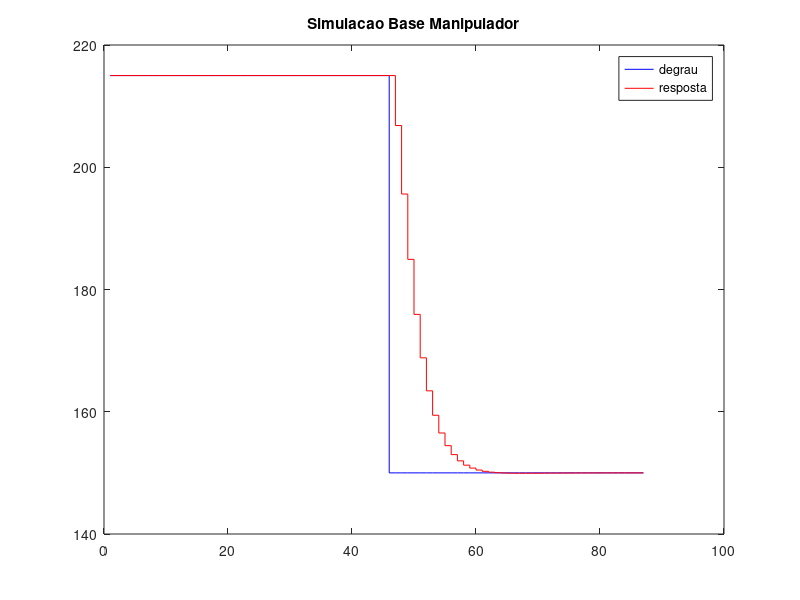
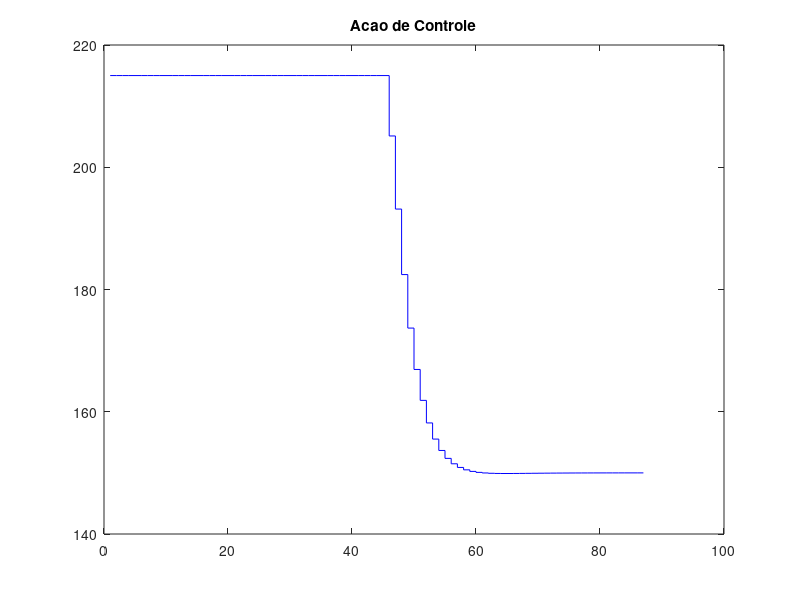
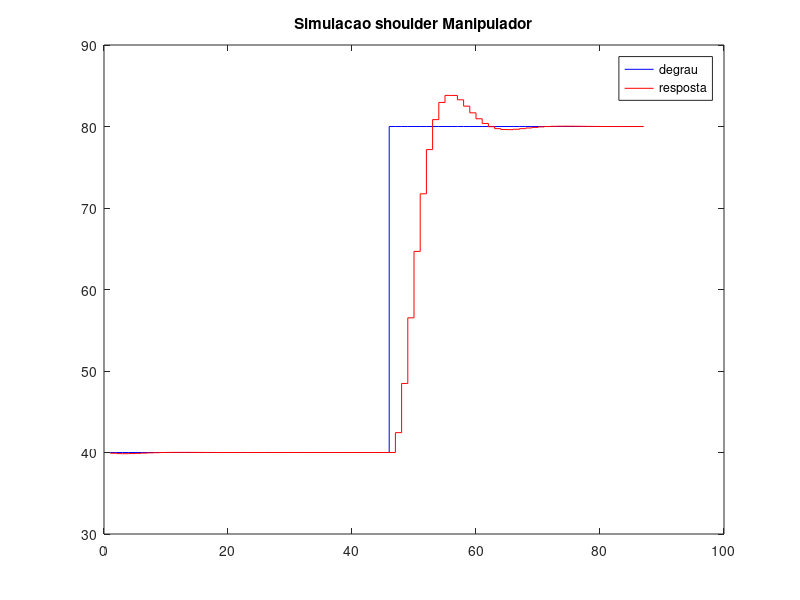
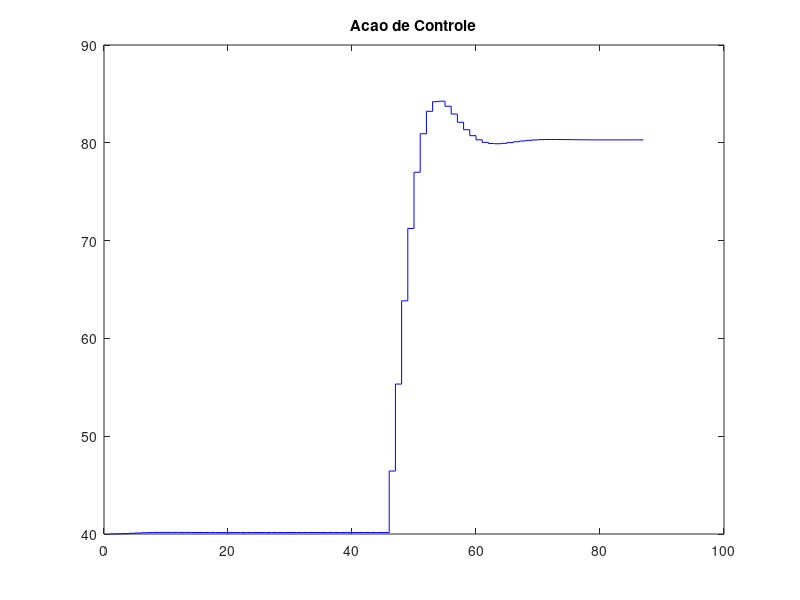

The MATLAB script that drew these images, in order:
clc;
close all;

% BASE
r_k_base = 215;
y_k_base = 215;
y_k_base_delay = 215;
y_k_base_delay_2 = 215;
u_k_base = 215;
u_k_base_delay = 215;
u_k_base_delay_2 = 215;
e_k_base = 0;
e_k_base_delay = 0;
y_k_base_Output = zeros(1,87);
r_k_base_Output = zeros(1,87);
u_k_base_Output = zeros(1,87);

x_axis = zeros(1,87);

% SHOULDER
r_k_shoulder = 40;
y_k_shoulder = 40;
y_k_shoulder_delay = 40;
y_k_shoulder_delay_2 = 40;
u_k_shoulder = 40;
u_k_shoulder_delay = 40;
u_k_shoulder_delay_2 = 40;
e_k_shoulder = 0;
e_k_shoulder_delay = 0;
y_k_shoulder_Output = zeros(1,87);
r_k_shoulder_Output = zeros(1,87);
u_k_shoulder_Output = zeros(1,87);

% FOREARM
r_k_forearm = 32;
y_k_forearm = 32;
y_k_forearm_delay = 32;
y_k_forearm_delay_2 = 32;
u_k_forearm = 32;
u_k_forearm_delay = 32;
u_k_forearm_delay_2 = 32;
e_k_forearm = 0;
e_k_forearm_delay = 0;
y_k_forearm_Output = zeros(1,87);
r_k_forearm_Output = zeros(1,87);
u_k_forearm_Output = zeros(1,87);

for idx = 1:87
    
    if idx <= 45
        r_k_base = 215;
        r_k_shoulder = 40;
        r_k_forearm = 32;
    else
        r_k_base = 150;
        r_k_shoulder = 80;
        r_k_forearm = 100;
    end
    
    e_k_base = r_k_base - y_k_base;
    e_k_shoulder = r_k_shoulder - y_k_shoulder;
    e_k_forearm = r_k_forearm - y_k_forearm;
    
    % Sem sem zero nao minimo
    u_k_base = u_k_base_delay + 0.152*e_k_base + 0.032*e_k_base_delay;
    u_k_shoulder = u_k_shoulder_delay + 0.1572*e_k_shoulder + 0.06513*e_k_shoulder_delay;
    u_k_forearm = u_k_forearm_delay + 0.152*e_k_forearm + 0.032*e_k_forearm_delay;
      
    y_k_base = 0.8273*u_k_base_delay - 0.6543*u_k_base_delay_2 + 0.9515*y_k_base_delay - 0.1245*y_k_base_delay_2;
    y_k_shoulder = 0.3876*u_k_shoulder_delay + 0.198*u_k_shoulder_delay_2 + 0.5515*y_k_shoulder_delay - 0.1393*y_k_shoulder_delay_2;
    y_k_forearm = 0.8273*u_k_forearm_delay - 0.6543*u_k_forearm_delay_2 + 0.9515*y_k_forearm_delay - 0.1245*y_k_forearm_delay_2;
    
    y_k_base_Output(idx) = y_k_base;
    y_k_shoulder_Output(idx) = y_k_shoulder;
    y_k_forearm_Output(idx) = y_k_forearm;
    
    r_k_base_Output(idx) = r_k_base;
    r_k_shoulder_Output(idx) = r_k_shoulder;
    r_k_forearm_Output(idx) = r_k_forearm;
    
    u_k_base_Output(idx) = u_k_base;
    u_k_shoulder_Output(idx) = u_k_shoulder;
    u_k_forearm_Output(idx) = u_k_forearm;
    
    x_axis(idx) = idx;
    
	y_k_base_delay_2 = y_k_base_delay;
	u_k_base_delay_2 = u_k_base_delay;    
	y_k_base_delay = y_k_base;
	u_k_base_delay = u_k_base;
    e_k_base_delay = e_k_base;
    
    y_k_shoulder_delay_2 = y_k_shoulder_delay;
    u_k_shoulder_delay_2 = u_k_shoulder_delay;
	y_k_shoulder_delay = y_k_shoulder;
	u_k_shoulder_delay = u_k_shoulder;
    e_k_shoulder_delay = e_k_shoulder;
    
    y_k_forearm_delay_2 = y_k_forearm_delay;
    u_k_forearm_delay_2 = u_k_forearm_delay;
	y_k_forearm_delay = y_k_forearm;
	u_k_forearm_delay = u_k_forearm;
    e_k_forearm_delay = e_k_forearm;
end

figure(1)
stairs(x_axis(1,:),r_k_base_Output(1,:),'b');
hold on
stairs(x_axis(1,:),y_k_base_Output(1,:),'r');
legend('degrau','resposta')
title('Simulacao Base Manipulador')

figure(2)
stairs(x_axis(1,:),u_k_base_Output(1,:),'b');
title('Acao de Controle')

figure(3)
stairs(x_axis(1,:),r_k_shoulder_Output(1,:),'b');
hold on
stairs(x_axis(1,:),y_k_shoulder_Output(1,:),'r');
legend('degrau','resposta')
title('Simulacao shoulder Manipulador')

figure(4)
stairs(x_axis(1,:),u_k_shoulder_Output(1,:),'b');
title('Acao de Controle')

figure(5)
stairs(x_axis(1,:),r_k_forearm_Output(1,:),'b');
hold on
stairs(x_axis(1,:),y_k_forearm_Output(1,:),'r');
legend('degrau','resposta')
title('Simulacao forearm Manipulador')

figure(6)
stairs(x_axis(1,:),u_k_forearm_Output(1,:),'b');
title('Acao de Controle')
